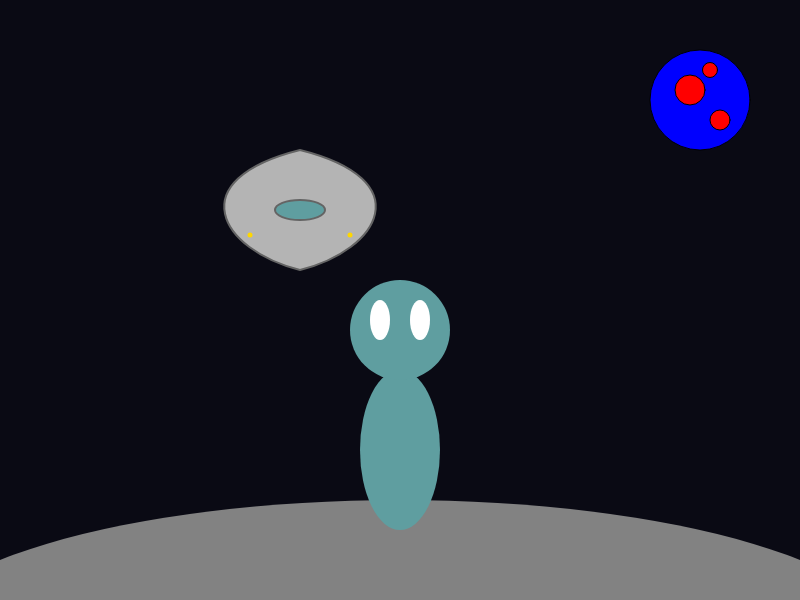
Frame 1 (no input)
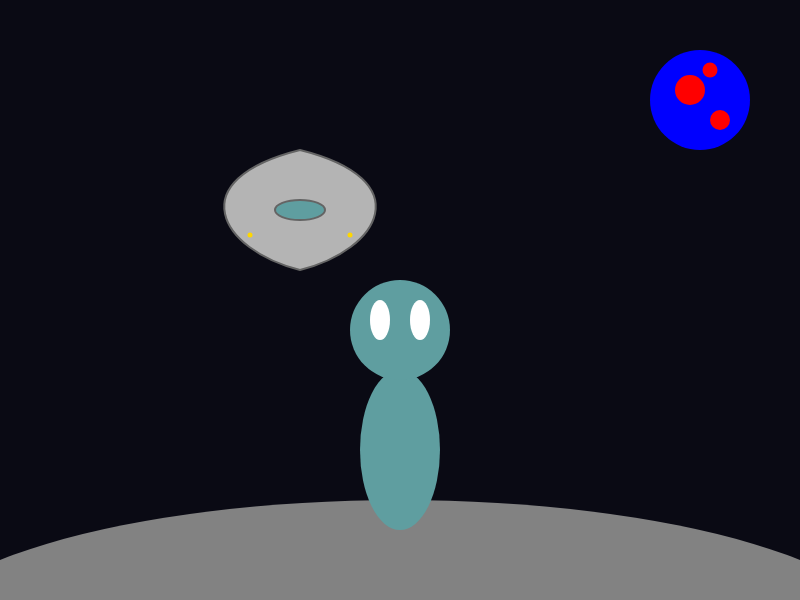
Frame 2 (the mouse pressed at the canvas centre, redrawn once)

The p5.js sketch that drew these frames (run headless with seeded random() and noise() and a simulated clock; the mouse was pressed at the canvas centre and the sketch redrawn once):

// p5.js sketch
// ── sketch.js
function setup() {
    createCanvas(800, 600);
    noLoop();
  }
  
  function draw() {
    background(10, 10, 20); // Deep space background
    drawPlanets(); // Draw an Earth-like planet with red and blue colors
    drawMoon(); // Draw the moon surface
    drawSpaceship(300, 150); // Position and draw the spaceship
    drawAlien(400, 450); // Position and draw the alien
  }
  
  function drawMoon() {
    fill(130, 130, 130);
    noStroke();
    ellipse(width / 2, 650, 1000, 300); // Large ellipse for moon surface
  }
  
  function drawAlien(x, y) {
    noStroke();
    fill(95, 158, 160); // Subdued green for alien skin tone
    ellipse(x, y, 80, 160); // Body of the alien
    ellipse(x, y - 120, 100, 100); // Head of the alien
    fill(255); // Eyes
    ellipse(x - 20, y - 130, 20, 40); // Left eye
    ellipse(x + 20, y - 130, 20, 40); // Right eye
  }
  
  function drawSpaceship(x, y) {
    fill(180, 180, 180); // Metallic silver
    stroke(100, 100, 100); // Dark grey outline for depth
    strokeWeight(2);
    beginShape();
    vertex(x, y); // Nose tip
    bezierVertex(x - 120, y + 30, x - 80, y + 100, x, y + 120); // Bottom left curve
    bezierVertex(x + 80, y + 100, x + 120, y + 30, x, y); // Bottom right curve
    endShape(CLOSE);
  
    // Cockpit
    fill(95, 158, 160);
    ellipse(x, y + 60, 50, 20);
  
    // Additional design elements like antenna or lights
    stroke(255, 215, 0); // Bright lights
    strokeWeight(5);
    point(x - 50, y + 85); // Left light
    point(x + 50, y + 85); // Right light
  }
  
  function drawPlanets() {
    // Drawing a planet with red and blue colors
    fill(0, 0, 255); // Blue for water regions
    ellipse(700, 100, 100, 100);
    fill(255, 0, 0); // Red for land areas
    ellipse(690, 90, 30, 30);
    ellipse(720, 120, 20, 20);
    ellipse(710, 70, 15, 15);
  }
  
